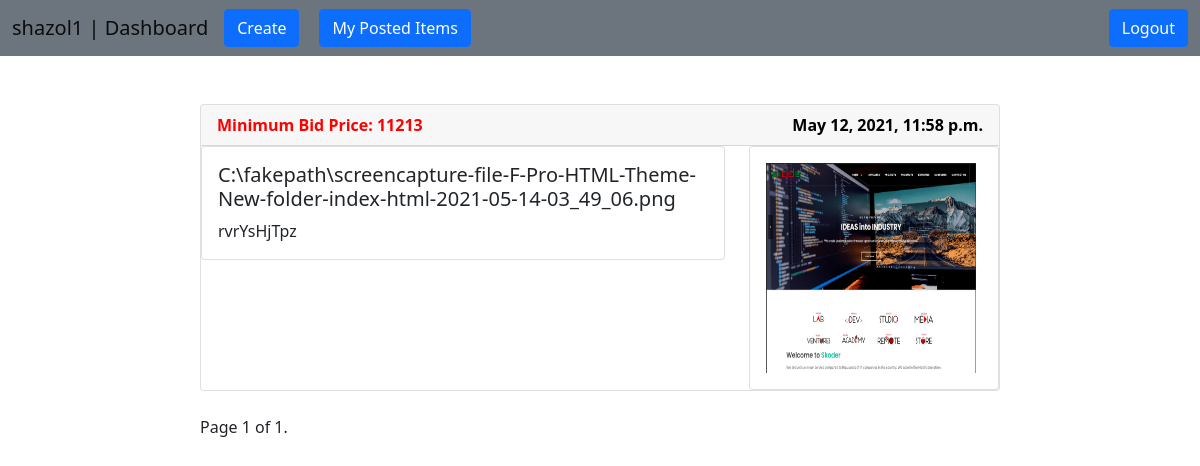
The page /auction/10/my-items/ (signed in) on the database its author committed.
### users/models.py (models this page shows)
class NewUser(AbstractBaseUser, PermissionsMixin):
    email = models.EmailField(_('email address'), unique=True)
    user_name = models.CharField(max_length=150, unique=True)
    first_name = models.CharField(max_length=150, blank=True)
    start_date = models.DateTimeField(default=timezone.now)
    about = models.TextField(_('about'), max_length=500, blank=True)
    is_staff = models.BooleanField(default=False)
    is_active = models.BooleanField(default=True)
    objects = CustomAccountManager()
    USERNAME_FIELD = 'email'
    REQUIRED_FIELDS = ['user_name', 'first_name']
    def __str__(self):
        return self.user_name

### auction/models.py (models this page shows, shortened)
class Product(models.Model):
    user = models.ForeignKey(NewUser, on_delete=models.CASCADE)
    name = models.CharField(max_length=255)
    description = models.TextField()
    image = models.ImageField(upload_to=image_path, default='product/placeholder.png')
    min_price = models.BigIntegerField()
    end_date = models.DateTimeField(auto_now_add=False)
    created = models.DateTimeField(auto_now_add=True)

### auction/views.py (the view)
# urls.py: path('<str:pk>/my-items/', views.MyPostedItems, name='my-items'),
@login_required(login_url='login')
def MyPostedItems(request, pk):
    products = Product.objects.filter(user_id=pk)
    paginator = Paginator(products, 4)
    page_number = request.GET.get('page')
    page_obj = paginator.get_page(page_number)
    context = {
        'products': products,
        'page_obj': page_obj,
    }
    return render(request, 'myPostedItems.html', context)

### templates/myPostedItems.html (shortened to what this page needs)
{% extends 'base.html' %}
{% load static %}
{% block content %}
    <br><br>
    <div class="col-md-8" style="margin: auto">
        {% for product in products %}
            <div class="card">
                <div class="card-header" style="color: red; font-weight: bolder">
                    Minimum Bid Price: {{ product.min_price }}
                    <span style="float: right; color: black">
                    {{ product.end_date }}
                </span>
                </div>
                <div class="row">
                    <div class="col-sm-8">
                        <div class="card">
                            <div class="card-body">
                                <h5 class="card-title">{{ product.name }}</h5>
                                <p class="card-text">{{ product.description | truncatewords:50 }}</p>
                            </div>
                        </div>
                    </div>
                    <div class="col-sm-4">
                        <div class="card">
                            <div class="card-body">
                                <img src="{{ product.image.url }}" style="height: 210px; width: 210px;"/>
                            </div>
                        </div>
                    </div>
                </div>
            </div>
            <br>
        {% endfor %}
        <div class="pagination">
            <span class="step-links">
                <span class="current">
                    Page {{ page_obj.number }} of {{ page_obj.paginator.num_pages }}.
                </span>
            </span>
        </div>
    </div>
{% endblock %}

### templates/navber.html (shortened to what this page needs)
<nav class="navbar navbar-expand-lg navbar-light bg-secondary">
    <div class="container-fluid">
        {% if request.user.is_authenticated %}
            <a class="navbar-brand" href="{% url 'dashboard' request.user %}">{{ request.user }} | Dashboard</a>
            <div class="collapse navbar-collapse" id="navbarSupportedContent">
                <ul class="navbar-nav me-auto mb-2 mb-lg-0">
                    {% if request.user.is_staff %}
                        <li class="nav-item">
                            <a type="button" class="btn btn-primary" href="{% url 'admin-dashboard' %}">
                                Dashboard
                            </a>
                        </li>
                        <li class="nav-item active" style="margin-left: 20px;">
                            <a class="btn btn-primary" href="{% url 'dashboard' request.user %}">Auction Gallery</a>
                        </li>
                    {% else %}
                        <li class="nav-item">
                            <a type="button" class="btn btn-primary" href="{% url 'addProduct' %}">
                                Create
                            </a>
                        </li>
                        <li class="nav-item active" style="margin-left: 20px;">
                            <a class="btn btn-primary" href="{% url 'my-items' request.user.pk %}">My Posted Items</a>
                        </li>
                    {% endif %}
                </ul>
                <a class="btn btn-primary" href="{% url 'logout' %}">Logout</a>
            </div>
        {% endif %}
    </div>
</nav>

### rows shown on the page
NewUser: user "shazol1"
Product: min_price "11213", end_date "May 12, 2021, 11:58 p.m.", name "C:\\fakepath\\screencapture-file-F-Pro-HTML-Theme-New-folder-index-html-2021-05-14-03_49_06.png", description "rvrYsHjTpz", image (picture)

### other values the page prints
{{ page_obj.number }} "1"
{{ page_obj.paginator.num_pages }} "1"
